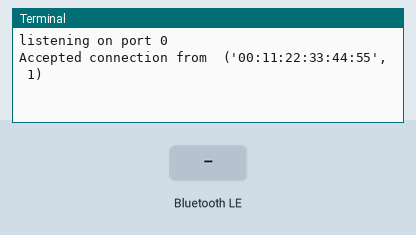
The program below on a simulated Raspberry Pi (BCM pin numbers). Shown: the last lines printed to the terminal. The test bench sets the inputs (shaded band). A phone connects over Bluetooth after 1 s; outgoing connections fail.

Above: at 2.2 s.
2.3 s: "1" written over Bluetooth
At 2.7 s:
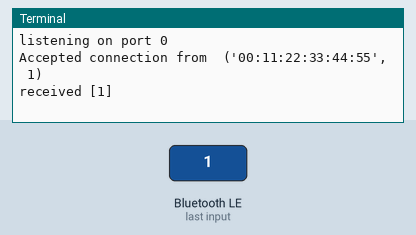
3.8 s: "on" written over Bluetooth
At 5.0 s:
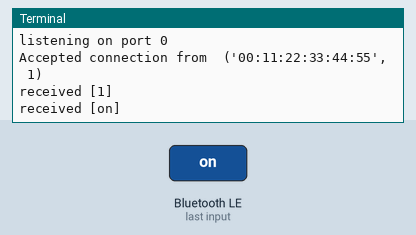
5.3 s: "off" written over Bluetooth
At 6.2 s:
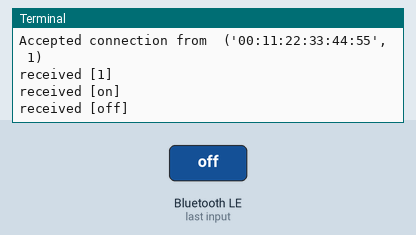

The program:

blue-python-server.py
```python
import RPi.GPIO as GPIO
import bluetooth
import test
import socket

server_sock=bluetooth.BluetoothSocket( bluetooth.RFCOMM )

port = bluetooth.PORT_ANY
server_sock.bind(("",port))
server_sock.listen(1)
print "listening on port %d" % port

uuid = "00001101-0000-1000-8000-00805f9b34fb"
bluetooth.advertise_service( server_sock, "FooBar Service", uuid )

client_sock,address = server_sock.accept()
print "Accepted connection from ",address

while 1:
        try:
                data = client_sock.recv(1024)
                print "received [%s]" % data
                test.run(data)
                client_sock.send('echo) ' + data)
        except:
                GPIO.cleanup()
                client_sock.close()
                server_sock.close()
```

test.py
```python
#-*- coding:utf-8 -*-

import RPi.GPIO as GPIO
import socket
import sys
import json, time

def run(msg):
        sock = socket.socket(socket.AF_INET, socket.SOCK_STREAM)
        sock.connect(('203.246.112.77', 7777))

        p1, p2 = 19, 26
        GPIO.setmode(GPIO.BCM)
        GPIO.setup(p1, GPIO.OUT)
        GPIO.setup(p2, GPIO.OUT)

        try:
                sock.send(msg)

                receive = 0
                expected = len(msg)

                while receive < expected:
                        data = sock.recv(1024)
                        receive += len(data)
                        #print data
                js = json.loads(data)

        #print (js["device_house_light"])
        #print (js["device_house_light"]["거실"])

                if js["device_house_light"][u"거실"][u"등1"]:
                # p1 on
                        GPIO.output(p1, True)
                else:
                # p1 off
                        GPIO.output(p1, False)
                if js["device_house_light"][u"안방"][u"등1"]:
                # p2 on
                        GPIO.output(p2, True)
                else:
                # p2 off
                        GPIO.output(p2, False)

        finally:
                time.sleep(1)
                sock.close()
```

Measured:
- after the input at 2.3 s, the terminal: prints a new line at once (image 1)
- after the input at 3.8 s, the terminal: prints a new line at once (image 2)
- after the input at 5.3 s, the terminal: prints a new line at once (image 3)
